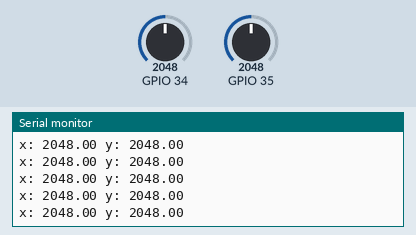
A sketch run on a simulated ESP32. Parts: the last lines printed to the serial monitor. The inputs (shaded band) are chosen by the test bench; at power-on: GPIO 34 = 2048, GPIO 35 = 2048.

Above: at 1.2 s.
1.3 s: GPIO 34 set to 11
At 2.2 s:
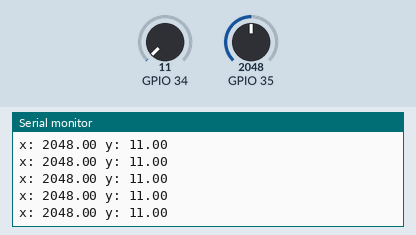
2.8 s: GPIO 34 set to 8
At 3.7 s:
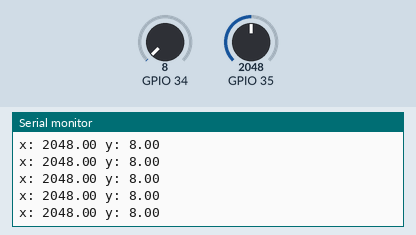
10.3 s: GPIO 35 set to 1044
At 11.4 s:
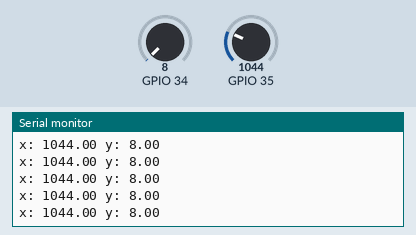
11.8 s: GPIO 35 set to 944
At 12.8 s:
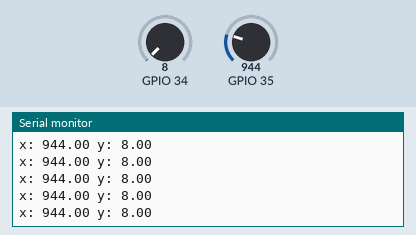
Timing chart, 0 to 14.3 s (numbered marks = the images above; inputs shaded):
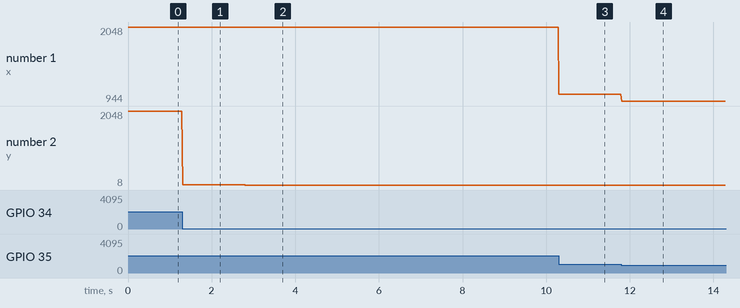

The sketch:

esp_test.ino
```cpp
void setup() {
  // put your setup code here, to run once:
  Serial.begin(9600);
  pinMode(34,INPUT);
  pinMode(35,INPUT);
}

void loop() {
  // put your main code here, to run repeatedly:
  float x = analogRead(35);
  float y = analogRead(34);


  Serial.print("x: " + String(x) + " y: " + String(y) + "\n");
}
```

Measured:
- after the input at 1.3 s, the serial monitor: prints a new line at once (image 1)
- after the input at 2.8 s, the serial monitor: prints a new line at once (image 2)
- after the input at 10.3 s, the serial monitor: prints a new line at once (image 3)
- after the input at 11.8 s, the serial monitor: prints a new line at once (image 4)
- plotted number 1: 2048 → 1044 after the input at 10.3 s, 1044 → 944 after the input at 11.8 s
- plotted number 2: 2048 → 11 after the input at 1.3 s, 11 → 8 after the input at 2.8 s
